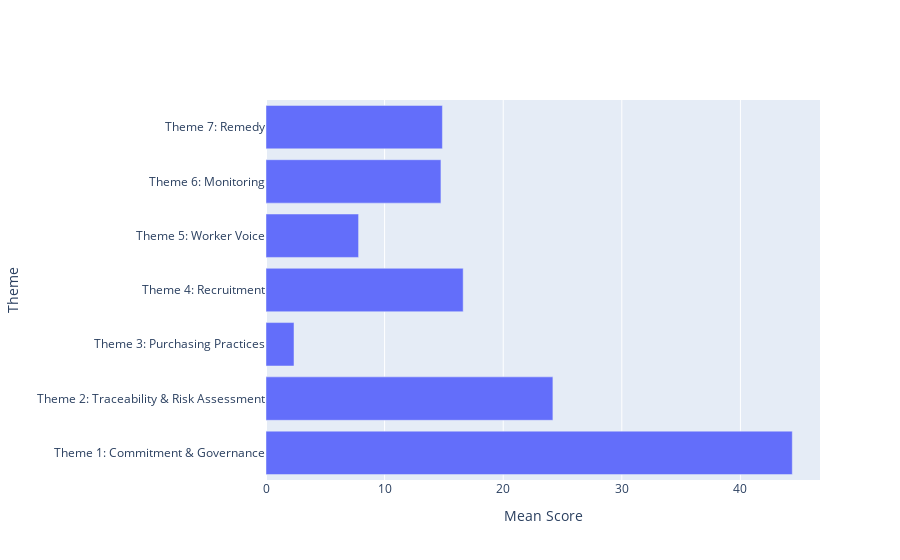

The code cell stored with this chart in its notebook:
### Markdown cell above
## **Theme Scores Overview** ##

### Code cell
import pandas as pd
import plotly.graph_objects as go

# Load the data frame
ktc_ict_2022 = pd.read_csv("C:/Users/kokuo/OneDrive/Study Files/Python/Visualisation Experiments/Know the Chain/KTC ICT Benchmark CSV Data/2022 KCT ICT.csv")

# Calculate the mean scores
mean_scores = ktc_ict_2022.loc[:, 'Theme 1: Commitment & Governance':'Theme 7: Remedy'].mean()

# Create the bar chart
fig = go.Figure()
fig.add_trace(go.Bar(x=mean_scores, y=mean_scores.index, orientation='h'))

# Update the layout
fig.update_layout(xaxis_title='Mean Score', yaxis_title='Theme')

# Show the graph
fig.show()

### Figure 1 — Plotly figure (JSON) as saved in the notebook; plotly's stock layout.template omitted (floating-point values rounded to 4 significant figures)
{"data": [{"orientation": "h", "type": "bar", "x": [44.37, 24.19, 2.361, 16.62, 7.806, 14.75, 14.88], "y": ["Theme 1: Commitment & Governance", "Theme 2: Traceability & Risk Assessment", "Theme 3: Purchasing Practices", "Theme 4: Recruitment", "Theme 5: Worker Voice", "Theme 6: Monitoring", "Theme 7: Remedy"]}], "layout": {"xaxis": {"title": {"text": "Mean Score"}}, "yaxis": {"title": {"text": "Theme"}}}}
